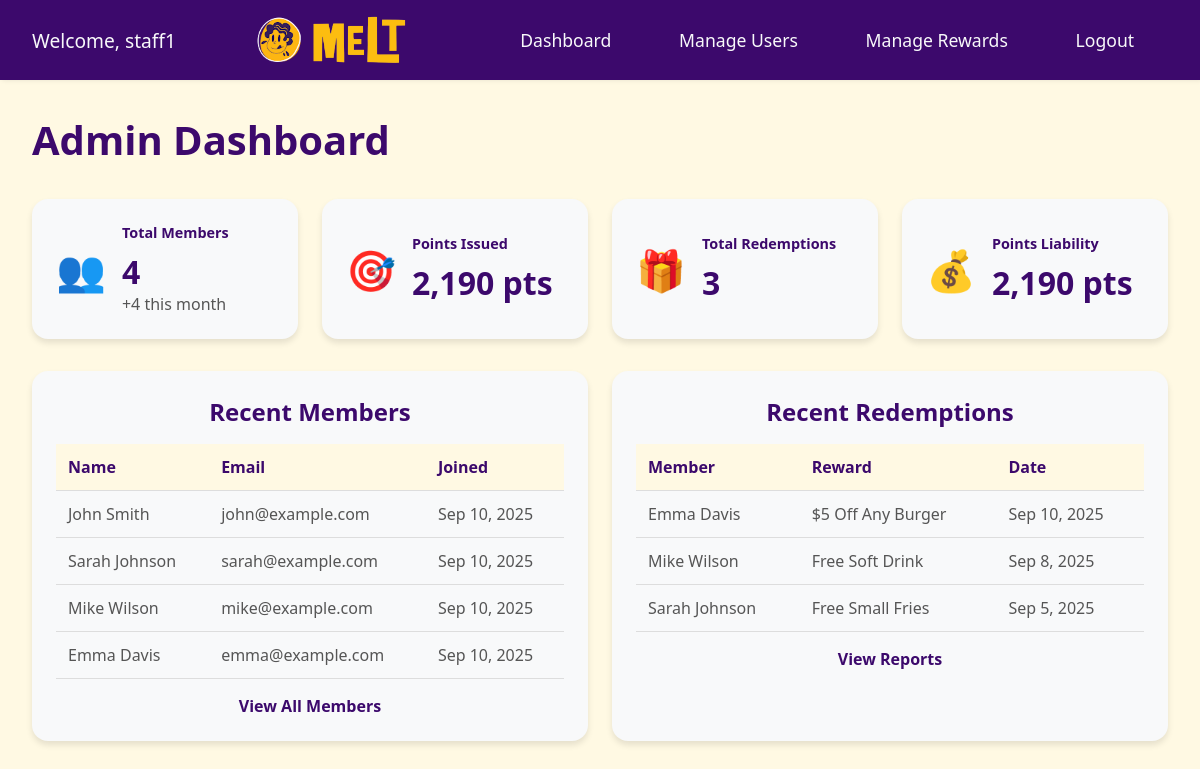
The app's page /admin/dashboard.php (signed in) with its own data.
### tables this page shows
CREATE TABLE users (
    id INT AUTO_INCREMENT PRIMARY KEY,
    name VARCHAR(100) NOT NULL,
    email VARCHAR(100) UNIQUE NOT NULL,
    phone VARCHAR(15) NULL,
    password VARCHAR(100) NOT NULL,
    dob DATE,
    marketing_opt_in TINYINT DEFAULT 0,
    tier_id INT DEFAULT 1,
    annual_points INT DEFAULT 0,
    points_balance INT DEFAULT 0,
    joined_at DATETIME DEFAULT CURRENT_TIMESTAMP,
    updated_at DATETIME DEFAULT CURRENT_TIMESTAMP ON UPDATE CURRENT_TIMESTAMP
);

CREATE TABLE redemption (
    id INT AUTO_INCREMENT PRIMARY KEY,
    user_id INT NOT NULL,
    reward_id INT NOT NULL,
    code VARCHAR(10) UNIQUE NOT NULL,
    status VARCHAR(20) DEFAULT 'active',
    is_used TINYINT DEFAULT 0,
    points_cost INT NOT NULL,
    issued_at DATETIME DEFAULT CURRENT_TIMESTAMP,
    used_at DATETIME,
    expires_at DATETIME NOT NULL,
    FOREIGN KEY (user_id) REFERENCES users(id),
    FOREIGN KEY (reward_id) REFERENCES reward(id)
);

CREATE TABLE reward (
    id INT AUTO_INCREMENT PRIMARY KEY,
    name VARCHAR(100) NOT NULL,
    category VARCHAR(50) DEFAULT 'Food',
    points_cost INT NOT NULL,
    description TEXT,
    image_path VARCHAR(255),
    terms TEXT,
    stock INT,
    is_active TINYINT DEFAULT 1,
    created_at DATETIME DEFAULT CURRENT_TIMESTAMP,
    updated_at DATETIME DEFAULT CURRENT_TIMESTAMP ON UPDATE CURRENT_TIMESTAMP
);

### includes/db.php (called while the page is built, shortened)
<?php
function getDBConnection() {
    $connection = mysqli_connect(DB_HOST, DB_USER, DB_PASS, DB_NAME);
    return $connection;
}
function executeQuery($sql, $params = []) {
    $conn = getDBConnection();
    if (!empty($params)) {
        $stmt = $conn->prepare($sql);
        if ($stmt) {
            $types = str_repeat('s', count($params));
            $stmt->bind_param($types, ...$params);
            $stmt->execute();
            $result = $stmt->get_result();
            $stmt->close();
        } else {
            $result = false;
        }
    } else {
        $result = $conn->query($sql);
    }
    return $result;
}
function getRow($sql, $params = []) {
    $result = executeQuery($sql, $params);
    if ($result && $result->num_rows > 0) {
        return $result->fetch_assoc();
    }
    return null;
}
function getRows($sql, $params = []) {
    $result = executeQuery($sql, $params);
    $rows = [];
    if ($result && $result->num_rows > 0) {
        while ($row = $result->fetch_assoc()) {
            $rows[] = $row;
        }
    }
    return $rows;
}

### includes/format.php (called while the page is built, shortened)
<?php
function formatPoints($points) {
    return number_format($points) . ' pts';
}
function formatDate($date) {
    return date('M j, Y', strtotime($date));
}

### admin/dashboard.php (the view, shortened to what this page needs)
<?php
require_once $_SERVER['DOCUMENT_ROOT'] . '/includes/db.php';
require_once $_SERVER['DOCUMENT_ROOT'] . '/includes/format.php';
$totalMembers = getRow("SELECT COUNT(*) as count FROM users")['count'];
$totalPointsIssued = getRow("SELECT SUM(delta) as total FROM points_ledger WHERE delta > 0")['total'] ?? 0;
$totalRedemptions = getRow("SELECT COUNT(*) as count FROM redemption")['count'];
$thisMonthMembers = getRow("SELECT COUNT(*) as count FROM users WHERE MONTH(joined_at) = MONTH(NOW()) AND YEAR(joined_at) = YEAR(NOW())")['count'];
$recentMembers = getRows("SELECT name, email, joined_at FROM users ORDER BY joined_at DESC LIMIT 5");
$recentRedemptions = getRows("
    SELECT u.name, r.name as reward_name, rd.issued_at
    FROM redemption rd
    JOIN users u ON rd.user_id = u.id
    JOIN reward r ON rd.reward_id = r.id
    ORDER BY rd.issued_at DESC
    LIMIT 5
");
?>
<!DOCTYPE html>
<html lang="en">
<head>
    <link rel="stylesheet" href="/assets/css/admin.css">
</head>
<body>
    <?php require_once $_SERVER['DOCUMENT_ROOT'] . '/includes/admin_nav.php'; ?>
    <div class="container">
        <h1>Admin Dashboard</h1>
        <div class="stats-grid">
            <div class="stat-card">
                <div class="stat-icon">👥</div>
                <div class="stat-info">
                    <h3>Total Members</h3>
                    <div class="stat-value"><?php echo number_format($totalMembers); ?></div>
                    <div class="stat-change">+<?php echo $thisMonthMembers; ?> this month</div>
                </div>
            </div>
            <div class="stat-card">
                <div class="stat-icon">🎯</div>
                <div class="stat-info">
                    <h3>Points Issued</h3>
                    <div class="stat-value"><?php echo formatPoints($totalPointsIssued); ?></div>
                </div>
            </div>
            <div class="stat-card">
                <div class="stat-icon">🎁</div>
                <div class="stat-info">
                    <h3>Total Redemptions</h3>
                    <div class="stat-value"><?php echo number_format($totalRedemptions); ?></div>
                </div>
            </div>
            <div class="stat-card">
                <div class="stat-icon">💰</div>
                <div class="stat-info">
                    <h3>Points Liability</h3>
                    <?php
                    $liability = getRow("SELECT SUM(points_balance) as total FROM users")['total'] ?? 0;
                    ?>
                    <div class="stat-value"><?php echo formatPoints($liability); ?></div>
                </div>
            </div>
        </div>
        <div class="table-grid">
            <div class="table-card">
                <h3>Recent Members</h3>
                <?php if (!empty($recentMembers)): ?>
                    <div class="table-responsive">
                        <table class="data-table">
                            <thead>
                                <tr>
                                    <th>Name</th>
                                    <th>Email</th>
                                    <th>Joined</th>
                                </tr>
                            </thead>
                            <tbody>
                                <?php foreach ($recentMembers as $member): ?>
                                    <tr>
                                        <td><?php echo $member['name']; ?></td>
                                        <td><?php echo $member['email']; ?></td>
                                        <td><?php echo formatDate($member['joined_at']); ?></td>
                                    </tr>
                                <?php endforeach; ?>
                            </tbody>
                        </table>
                    </div>
                <?php else: ?>
                    <p class="no-data">No members yet.</p>
                <?php endif; ?>
                <a href="members.php" class="view-all-link">View All Members</a>
            </div>
            <div class="table-card">
                <h3>Recent Redemptions</h3>
                <?php if (!empty($recentRedemptions)): ?>
                    <div class="table-responsive">
                        <table class="data-table">
                            <thead>
                                <tr>
                                    <th>Member</th>
                                    <th>Reward</th>
                                    <th>Date</th>
                                </tr>
                            </thead>
                            <tbody>
                                <?php foreach ($recentRedemptions as $redemption): ?>
                                    <tr>
                                        <td><?php echo $redemption['name']; ?></td>
                                        <td><?php echo $redemption['reward_name']; ?></td>
                                        <td><?php echo formatDate($redemption['issued_at']); ?></td>
                                    </tr>
                                <?php endforeach; ?>
                            </tbody>
                        </table>
                    </div>
                <?php else: ?>
                    <p class="no-data">No redemptions yet.</p>
                <?php endif; ?>
                <a href="#" class="view-all-link">View Reports</a>
            </div>
        </div>
    </div>
</body>
</html>

### includes/admin_nav.php (shortened to what this page needs)
<nav class="nav-bar">
    <div class="greeting">
        <p>Welcome, <?php echo htmlspecialchars($_SESSION['admin_username']); ?></p>
    </div>
    <div class="logo">
        <img src="/assets/img/icon.png" alt="">
        <img src="/assets/img/logo.png" alt="">
    </div>
    <div class="nav-links">
        <a href="dashboard.php">Dashboard</a>
        <a href="members.php">Manage Users</a>
        <a href="#">Manage Rewards</a>
        <a href="logout.php">Logout</a>
    </div>
</nav>

### assets/css/admin.css (style rules this page uses)
:root { --violet: #3c096c; --yellow: #fdc500; --white: #f8f9fa; --yellow-bg: #fff9e3; --dark-gray: #555555; }
* { margin: 0; padding: 0; box-sizing: border-box; font-family: 'Segoe UI', Tahoma, Geneva, Verdana, sans-serif; scroll-behavior: smooth; }
a { text-decoration: none; color: initial; }
body { background: var(--yellow-bg); }

### records on screen
users: name "John Smith", email "john@example.com", joined_at "Sep 10, 2025"
users: name "Sarah Johnson", email "sarah@example.com", joined_at "Sep 10, 2025"
users: name "Mike Wilson", email "mike@example.com", joined_at "Sep 10, 2025"
users: name "Emma Davis", email "emma@example.com", joined_at "Sep 10, 2025"
redemption: user.name "Emma Davis", reward.name "$5 Off Any Burger", issued_at "Sep 10, 2025"
redemption: user.name "Mike Wilson", reward.name "Free Soft Drink", issued_at "Sep 8, 2025"
redemption: user.name "Sarah Johnson", reward.name "Free Small Fries", issued_at "Sep 5, 2025"

### other values on screen
$_SESSION['admin_username'] "staff1"
$totalMembers "4"
$thisMonthMembers "4"
formatPoints($totalPointsIssued) "2,190 pts"
$totalRedemptions "3"
formatPoints($liability) "2,190 pts"
